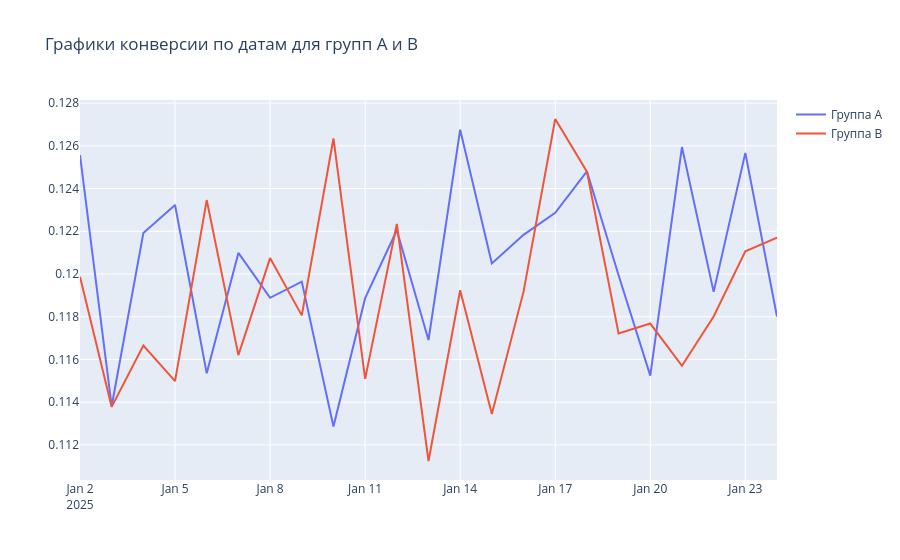

Notebook cell for this chart:
### Code cell
figA = go.Scatter(x=group_A_by_date.index, y=group_A_by_date.values, name='Группа A')
figB = go.Scatter(x=group_B_by_date.index, y=group_B_by_date.values, name='Группа B')

data_new = [figA, figB]

fig = go.Figure(data_new, layout_title_text="Графики конверсии по датам для групп A и B")

fig.show()

### Figure 1 — Plotly figure (JSON) as saved in the notebook; plotly's stock layout.template omitted (floating-point values rounded to 4 significant figures)
{"data": [{"name": "Группа A", "type": "scatter", "x": ["2025-01-02", "2025-01-03", "2025-01-04", "2025-01-05", "2025-01-06", "2025-01-07", "2025-01-08", "2025-01-09", "2025-01-10", "2025-01-11", "2025-01-12", "2025-01-13", "2025-01-14", "2025-01-15", "2025-01-16", "2025-01-17", "2025-01-18", "2025-01-19", "2025-01-20", "2025-01-21", "2025-01-22", "2025-01-23", "2025-01-24"], "y": [0.1256, 0.1138, 0.1219, 0.1232, 0.1153, 0.121, 0.1189, 0.1196, 0.1129, 0.1189, 0.122, 0.1169, 0.1268, 0.1205, 0.1218, 0.1229, 0.1248, 0.1199, 0.1152, 0.1259, 0.1192, 0.1257, 0.118]}, {"name": "Группа B", "type": "scatter", "x": ["2025-01-02", "2025-01-03", "2025-01-04", "2025-01-05", "2025-01-06", "2025-01-07", "2025-01-08", "2025-01-09", "2025-01-10", "2025-01-11", "2025-01-12", "2025-01-13", "2025-01-14", "2025-01-15", "2025-01-16", "2025-01-17", "2025-01-18", "2025-01-19", "2025-01-20", "2025-01-21", "2025-01-22", "2025-01-23", "2025-01-24"], "y": [0.1199, 0.1138, 0.1166, 0.115, 0.1235, 0.1162, 0.1207, 0.1181, 0.1263, 0.1151, 0.1223, 0.1112, 0.1192, 0.1135, 0.1192, 0.1273, 0.1248, 0.1172, 0.1177, 0.1157, 0.118, 0.1211, 0.1217]}], "layout": {"title": {"text": "Графики конверсии по датам для групп A и B"}}}
